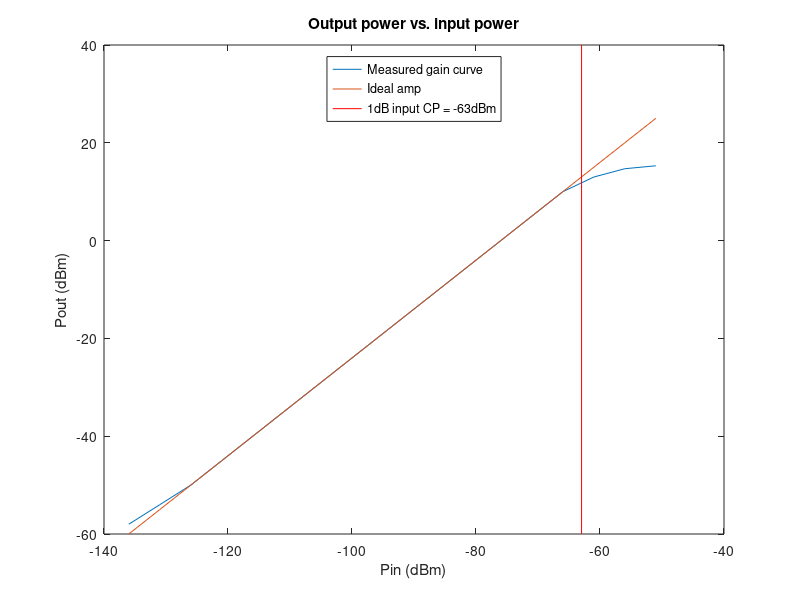

The MATLAB source for this figure:
% lf_gain_curve.m
% written by jared kofron <jared.kofron@gmail.com>
% displays a gain curve for the low frequency chain and reports the
% linear gain, linear dynamic range, and 1dB input compression point.
function [lg,ldr,cp] = lf_gain_curve()
% x points are power, spaced by 5dBm, from -136 to -51dBm in 18
% intervals.
px = linspace(-136,-51,18);
py = [-58 -54 -50 -45 -40 -35 -30 -25 -20 -15 -10 -5 -0 5 10 13 ...
      14.7 15.3];

% ok, now find the most linear region.  take all of the points and
% do a linear fit.  then drop the outermost two, then fit again,
% and repeat until the fit does not improve any more.
[p,S] = polyfit(px,py,1);
initial_res = S.normr;
test_res = 1000;
pxp = px;
pyp = py;
while 10*test_res > initial_res
    pxp = pxp(2:end-1);
    pyp = pyp(2:end-1);
    [p,S] = polyfit(pxp,pyp,1);
    test_res = S.normr;
end

% plot with title and such
ry = p(1)*px + ones(1,length(px))*p(2);
plot(px,py,px,ry);
title('Output power vs. input power');
xlabel('Pin (dBm)');
ylabel('Pout (dBm)');


% now subtract real from ideal to find 1dBCP
dif = py - ry;

% find points that are less than 0
cp_y = dif(dif < 0);
% that's the end of the stuff, so get those pts
cp_x = px(end-length(cp_y)+1:end);
% quadratic fit
[qp,qS] = polyfit(cp_x,cp_y,2);
% add one to both sides and solve.  the answer
% is the larger value.
r = roots([qp(1) qp(2) qp(3)+1]);


lg = p(2);
ldr = [pxp(1) pxp(end)];
cp = max(r);

% now add a line showing the compression point and make the legend.
line([cp cp],get(gca,'YLim'),'Color','red');
cp_str = sprintf('1dB input CP = %ddBm',round(cp));
legend('Measured gain curve','Ideal amp',cp_str,...
       'location','north');
end